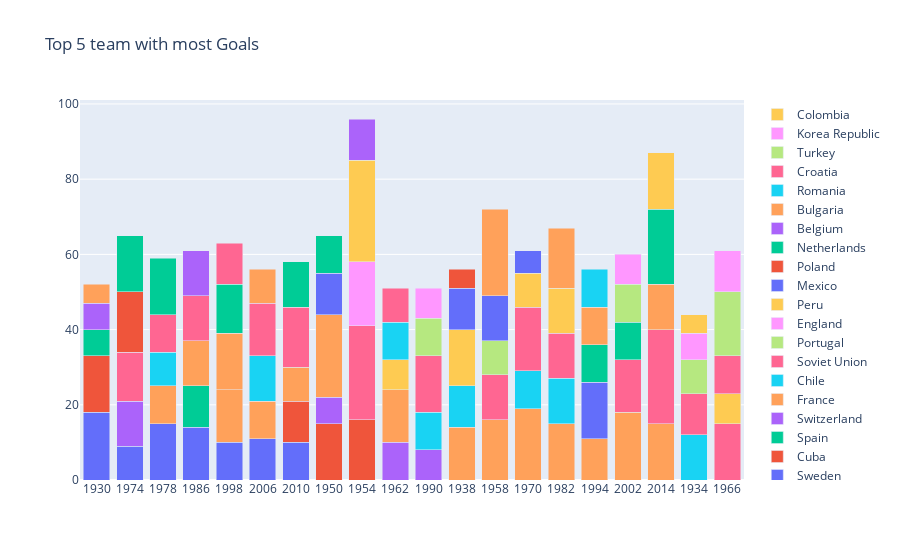

The notebook cell this image was saved under:
### Code cell
data =[]

for team in top5['Country'].drop_duplicates().values:
    year = top5[top5['Country'] == team]['Year']
    goal = top5[top5['Country'] == team]['goals']
    
    
    data.append(go.Bar(x= year,y =goal,name =team))
layout = go.Layout(barmode = 'stack', title ='Top 5 team with most Goals')


fig = go.Figure(data = data,layout = layout)
fig.show()

### Figure 1 — Plotly figure (JSON) as saved in the notebook; plotly's stock layout.template omitted (floating-point values rounded to 4 significant figures)
{"data": [{"name": "Argentina", "type": "bar", "x": ["1930", "1974", "1978", "1986", "1998", "2006", "2010"], "y": [18, 9, 15, 14, 10, 11, 10]}, {"name": "Uruguay", "type": "bar", "x": ["1930", "1950", "1954", "2010"], "y": [15, 15, 16, 11]}, {"name": "USA", "type": "bar", "x": ["1930"], "y": [7]}, {"name": "Yugoslavia", "type": "bar", "x": ["1930", "1950", "1962", "1974", "1990"], "y": [7, 7, 10, 12, 8]}, {"name": "Brazil", "type": "bar", "x": ["1930", "1938", "1950", "1958", "1962", "1970", "1978", "1982", "1994", "1998", "2002", "2006", "2010", "2014"], "y": [5, 14, 22, 16, 14, 19, 10, 15, 11, 14, 18, 10, 9, 15]}, {"name": "Italy", "type": "bar", "x": ["1934", "1938", "1970", "1978", "1982", "1990", "2006"], "y": [12, 11, 10, 9, 12, 10, 12]}, {"name": "Germany", "type": "bar", "x": ["1934", "1954", "1958", "1966", "1970", "1974", "1978", "1982", "1990", "2002", "2006", "2010", "2014"], "y": [11, 25, 12, 15, 17, 13, 10, 12, 15, 14, 14, 16, 25]}, {"name": "Czechoslovakia", "type": "bar", "x": ["1934", "1958", "1990"], "y": [9, 9, 10]}, {"name": "Austria", "type": "bar", "x": ["1934", "1954"], "y": [7, 17]}, {"name": "Hungary", "type": "bar", "x": ["1934", "1938", "1954", "1962", "1966", "1982"], "y": [5, 15, 27, 8, 8, 12]}, {"name": "Sweden", "type": "bar", "x": ["1938", "1950", "1958", "1994"], "y": [11, 11, 12, 15]}, {"name": "Cuba", "type": "bar", "x": ["1938"], "y": [5]}, {"name": "Spain", "type": "bar", "x": ["1950", "1986", "1994", "2002"], "y": [10, 11, 10, 10]}, {"name": "Switzerland", "type": "bar", "x": ["1954"], "y": [11]}, {"name": "France", "type": "bar", "x": ["1958", "1982", "1986", "1998", "2006", "2014"], "y": [23, 16, 12, 15, 9, 12]}, {"name": "Chile", "type": "bar", "x": ["1962"], "y": [10]}, {"name": "Soviet Union", "type": "bar", "x": ["1962", "1966", "1986"], "y": [9, 10, 12]}, {"name": "Portugal", "type": "bar", "x": ["1966"], "y": [17]}, {"name": "England", "type": "bar", "x": ["1966", "1990"], "y": [11, 8]}, {"name": "Peru", "type": "bar", "x": ["1970"], "y": [9]}, {"name": "Mexico", "type": "bar", "x": ["1970"], "y": [6]}, {"name": "Poland", "type": "bar", "x": ["1974"], "y": [16]}, {"name": "Netherlands", "type": "bar", "x": ["1974", "1978", "1998", "2010", "2014"], "y": [15, 15, 13, 12, 20]}, {"name": "Belgium", "type": "bar", "x": ["1986"], "y": [12]}, {"name": "Bulgaria", "type": "bar", "x": ["1994"], "y": [10]}, {"name": "Romania", "type": "bar", "x": ["1994"], "y": [10]}, {"name": "Croatia", "type": "bar", "x": ["1998"], "y": [11]}, {"name": "Turkey", "type": "bar", "x": ["2002"], "y": [10]}, {"name": "Korea Republic", "type": "bar", "x": ["2002"], "y": [8]}, {"name": "Colombia", "type": "bar", "x": ["2014"], "y": [15]}], "layout": {"barmode": "stack", "title": {"text": "Top 5 team with most Goals"}}}
